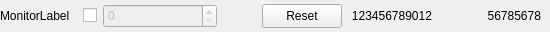
<?xml version="1.0" encoding="UTF-8"?>
<ui version="4.0">
 <class>PresetWidget</class>
 <widget class="QWidget" name="PresetWidget">
  <property name="geometry">
   <rect>
    <x>0</x>
    <y>0</y>
    <width>550</width>
    <height>32</height>
   </rect>
  </property>
  <property name="minimumSize">
   <size>
    <width>438</width>
    <height>32</height>
   </size>
  </property>
  <property name="windowTitle">
   <string>Form</string>
  </property>
  <layout class="QGridLayout" name="gridLayout">
   <property name="leftMargin">
    <number>0</number>
   </property>
   <property name="topMargin">
    <number>0</number>
   </property>
   <property name="rightMargin">
    <number>9</number>
   </property>
   <property name="bottomMargin">
    <number>0</number>
   </property>
   <item row="0" column="0">
    <widget class="QLabel" name="label">
     <property name="minimumSize">
      <size>
       <width>77</width>
       <height>24</height>
      </size>
     </property>
     <property name="text">
      <string>MonitorLabel</string>
     </property>
     <property name="wordWrap">
      <bool>false</bool>
     </property>
    </widget>
   </item>
   <item row="0" column="1">
    <widget class="QCheckBox" name="presetButton">
     <property name="toolTip">
      <string>activate preset for</string>
     </property>
     <property name="text">
      <string/>
     </property>
     <property name="checkable">
      <bool>true</bool>
     </property>
    </widget>
   </item>
   <item row="0" column="2">
    <widget class="QSpinBox" name="preset">
     <property name="enabled">
      <bool>false</bool>
     </property>
     <property name="minimumSize">
      <size>
       <width>114</width>
       <height>24</height>
      </size>
     </property>
     <property name="toolTip">
      <string>preset value for </string>
     </property>
     <property name="accelerated">
      <bool>true</bool>
     </property>
     <property name="maximum">
      <number>2000000000</number>
     </property>
     <property name="singleStep">
      <number>1000</number>
     </property>
    </widget>
   </item>
   <item row="0" column="3">
    <spacer name="horizontalSpacer">
     <property name="orientation">
      <enum>Qt::Horizontal</enum>
     </property>
     <property name="sizeHint" stdset="0">
      <size>
       <width>40</width>
       <height>20</height>
      </size>
     </property>
    </spacer>
   </item>
   <item row="0" column="4">
    <widget class="QPushButton" name="resetButton">
     <property name="minimumSize">
      <size>
       <width>60</width>
       <height>24</height>
      </size>
     </property>
     <property name="toolTip">
      <string>reset </string>
     </property>
     <property name="text">
      <string>Reset</string>
     </property>
     <property name="checkable">
      <bool>false</bool>
     </property>
    </widget>
   </item>
   <item row="0" column="5">
    <widget class="QLabel" name="currentValue">
     <property name="minimumSize">
      <size>
       <width>84</width>
       <height>24</height>
      </size>
     </property>
     <property name="text">
      <string>123456789012</string>
     </property>
     <property name="alignment">
      <set>Qt::AlignRight|Qt::AlignTrailing|Qt::AlignVCenter</set>
     </property>
    </widget>
   </item>
   <item row="0" column="7">
    <widget class="QLabel" name="rate">
     <property name="sizePolicy">
      <sizepolicy hsizetype="MinimumExpanding" vsizetype="Preferred">
       <horstretch>0</horstretch>
       <verstretch>0</verstretch>
      </sizepolicy>
     </property>
     <property name="minimumSize">
      <size>
       <width>64</width>
       <height>24</height>
      </size>
     </property>
     <property name="text">
      <string>56785678</string>
     </property>
     <property name="alignment">
      <set>Qt::AlignRight|Qt::AlignTrailing|Qt::AlignVCenter</set>
     </property>
    </widget>
   </item>
   <item row="0" column="6">
    <spacer name="horizontalSpacer_2">
     <property name="orientation">
      <enum>Qt::Horizontal</enum>
     </property>
     <property name="sizeHint" stdset="0">
      <size>
       <width>40</width>
       <height>20</height>
      </size>
     </property>
    </spacer>
   </item>
  </layout>
 </widget>
 <resources/>
 <connections>
  <connection>
   <sender>presetButton</sender>
   <signal>clicked(bool)</signal>
   <receiver>PresetWidget</receiver>
   <slot>presetCheckClicked(bool)</slot>
   <hints>
    <hint type="sourcelabel">
     <x>20</x>
     <y>20</y>
    </hint>
    <hint type="destinationlabel">
     <x>20</x>
     <y>20</y>
    </hint>
   </hints>
  </connection>
  <connection>
   <sender>resetButton</sender>
   <signal>clicked()</signal>
   <receiver>PresetWidget</receiver>
   <slot>resetButtonClicked()</slot>
   <hints>
    <hint type="sourcelabel">
     <x>20</x>
     <y>20</y>
    </hint>
    <hint type="destinationlabel">
     <x>20</x>
     <y>20</y>
    </hint>
   </hints>
  </connection>
 </connections>
 <slots>
  <signal>resetButtonClicked()</signal>
  <signal>presetCheckClicked(bool)</signal>
 </slots>
</ui>
